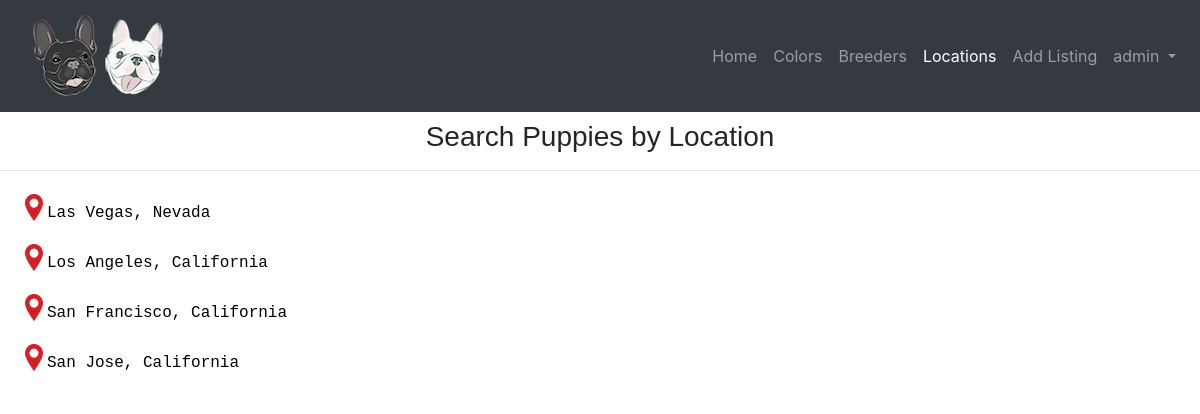
The page /locations (signed in) on the database its author committed.
### puppysearch/models.py (models this page shows, shortened)
class User(AbstractUser):
    company_name = models.CharField(max_length=64, blank=True)
    first_name = models.CharField(max_length=64)
    last_name = models.CharField(max_length=64)
    phone = models.CharField(max_length=64)
    is_breeder = models.BooleanField(default=False)
    timestamp = models.DateTimeField(default=datetime.now)
    favorites = models.ManyToManyField('Listing', blank=True, related_name="watchers")

class Location(models.Model):
    city = models.CharField(max_length=225)
    state = models.CharField(max_length=64)

### puppysearch/views.py (the view)
# urls.py: path("locations", views.locations, name="locations"),
def locations(request):
    locations = Location.objects.all().order_by("city")
    context = {
        'locations': locations
    }
    return render(request, "puppysearch/locations.html", context)

### puppysearch/templates/puppysearch/locations.html (shortened to what this page needs)
{% extends "puppysearch/layout.html" %} {%load static%}
{% block body %}
<h3 class="color_heading">Search Puppies by Location </h3><hr>
    <ul class="locations_list">
        {%for location in locations%}
            <li> <a class="color_link" href = "{% url 'show_location_listings' location.id %}"> {{location.city}}, {{location.state}} </li></a>
        {%endfor%}
    </ul>
</html>
{% endblock %}

### puppysearch/templates/puppysearch/layout.html (shortened to what this page needs)
{%load static%}
<!DOCTYPE html>
<html lang="en">
<head>
    <link rel="stylesheet" href="https://stackpath.bootstrapcdn.com/bootstrap/4.3.1/css/bootstrap.min.css">
    <link href="https://maxcdn.bootstrapcdn.com/font-awesome/4.7.0/css/font-awesome.min.css" rel="stylesheet"/>
    <link href="{% static 'puppysearch/styles.css' %}" rel="stylesheet">
</head>
<body>
    <nav class="navbar navbar-expand-lg navbar-dark bg-dark static-top">
        <div class="div_nav_bar">
            <a class="navbar-brand" href="{% url 'index' %}">
                <img src="{% static 'media/logo.png' %}" alt="logo">
            </a>
        </div>
        <div class="collapse navbar-collapse" id="navbarResponsive">
            <ul class="navbar-nav ml-auto">
                <li class="nav-item">
                    <a class="nav-link" href="{% url 'index' %}"> Home
                    </a>
                </li>
                <li class="nav-item">
                    <a class="nav-link" href="{% url 'colors' %}">Colors</a>
                </li>
                <li class="nav-item">
                    <a class="nav-link" href="{% url 'breeders'%}">Breeders</a>
                </li>
                <li class="nav-item">
                    <a class="nav-link" href="{% url 'locations'%}">Locations</a>
                </li>
                {% if user.is_authenticated%}
                 {%if user.is_breeder%}
                 <li class="nav-item">
                    <a class="nav-link" href="{% url 'add_listing'%}">Add Listing</a>
                </li>
                {%endif%}
                <li class="nav-item dropdown">
                    <a class="nav-link dropdown-toggle" href="#" id="navbarDropdown" role="button" data-toggle="dropdown" aria-haspopup="true" aria-expanded="false">
                        {{ user.username }}
                    </a>
                </li>
                {% endif %}
            </ul>
        </div>
    </nav>
    <div class="body">
        {% block body %}{% endblock %}
</body>
</html>

### puppysearch/static/puppysearch/styles.css (style rules this page uses)
.div_nav_bar { margin-left: 1%; }
.color_heading { text-align: center; margin-top: 8px; font-family: Impact, Haettenschweiler, 'Arial Narrow Bold', sans-serif; }
.color_link { color: black; }
.locations_list { padding-left: 5px; }
.locations_list li { height: 50px; background: url('/static/media/location.png') no-repeat 20px 7px transparent; list-style-type: none; margin: 0; vertical-align: middle; padding: 14px 0px 0px 42px; font-family: monospace; font-size: 16px; }

### rows shown on the page
User: username "admin"
Location: city "Las Vegas", state "Nevada"
Location: city "Los Angeles", state "California"
Location: city "San Francisco", state "California"
Location: city "San Jose", state "California"
